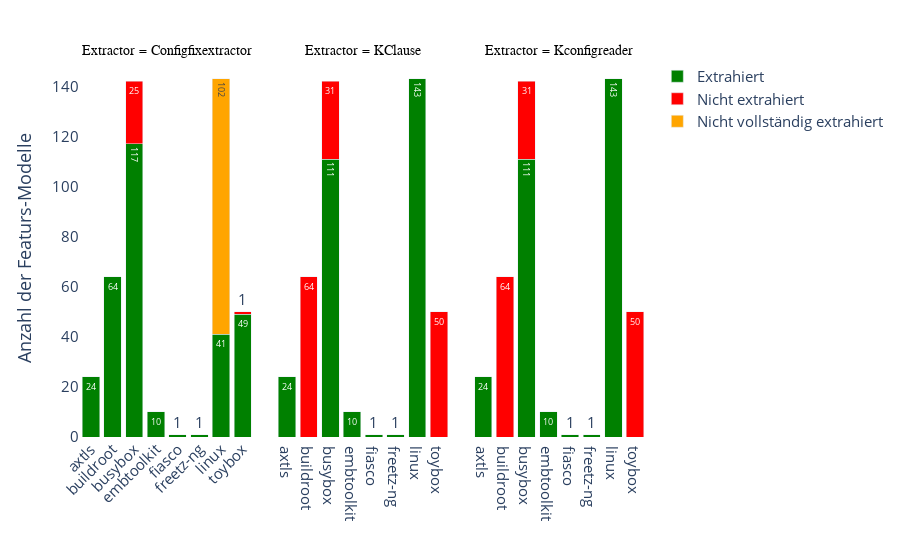

The code cell stored with this chart in its notebook:
### Code cell
import pandas as pd
import plotly.express as px

# Daten importieren
file_configfixextractor = '/home/rami/configFixextractor/kconfig/output.csv'
file_kmax = '/home/rami/kmax/kconfig/output.csv'
file_Kconfigreader = '/home/rami/Kconfigreader/kconfig/output.csv'

df_configfixextractor = pd.read_csv(file_configfixextractor)
df_kmax = pd.read_csv(file_kmax)
df_Kconfigreader = pd.read_csv(file_Kconfigreader)

# Relevante Spalten extrahieren und 'Extractor' hinzufügen
df_configfixextractor_filtered = df_configfixextractor[['system', 'revision', 'model-file']].copy()
df_configfixextractor_filtered['Extractor'] = 'Configfixextractor'

df_kmax_filtered = df_kmax[['system', 'revision', 'model-file']].copy()
df_kmax_filtered['Extractor'] = 'KClause'

df_Kconfigreader_filtered = df_Kconfigreader[['system', 'revision', 'model-file']].copy()
df_Kconfigreader_filtered['Extractor'] = 'Kconfigreader'

# Alle DataFrames kombinieren
df_combined = pd.concat([df_configfixextractor_filtered, df_kmax_filtered, df_Kconfigreader_filtered], ignore_index=True)

# Status basierend auf 'model-file' für extrahierte und nicht extrahierte Modelle
df_combined['status'] = df_combined.apply(
    lambda row: 'Extrahierte Feature-Modelle' if pd.notna(row['model-file']) else 'Nicht extrahierte Feature-Modelle',
    axis=1
)


1+4

# Fehlerstatus für ConfigFixExtractor von v2.5.45 bis v4.18
def error_status(row):
    # Fehler nur für 'Configfixextractor' und wenn Revision zwischen v2.5.45 und v4.18 liegt
    if row['Extractor'] == 'Configfixextractor' and 'v2.5.45' <= row['revision'] <= 'v4.18':
        return 'Nicht vollständig extrahiert'
    if pd.notna(row['model-file']):
        return 'Extrahiert'
    return 'Nicht extrahiert'

df_combined['error_status'] = df_combined.apply(error_status, axis=1)

# Zusammenfassung der Daten für das Diagramm
df_summary_combined = df_combined.groupby(['system', 'status', 'Extractor', 'error_status']).size().reset_index(name='count')

# Diagramm erstellen
fig_combined = px.bar(
    df_summary_combined,
    x='system',
    y='count',
    color='error_status',  # Fehlerstatus als Farbkategorie
    facet_col='Extractor',  # Separate Diagramme für jeden Extractor
    labels={'count': 'Anzahl der Featurs-Modelle', 'system': '', 'status': 'Extraktionsstatus'},
    text='count',  # Anzahl der Werte anzeigen
    color_discrete_map={
        'Extrahiert': 'green',  
        'Nicht vollständig extrahiert': 'orange', 
        'Nicht extrahiert': 'red'  # Nicht extrahiert in rot
    },
    facet_col_spacing=0.04,  # Etwas Platz zwischen den Facetten
    facet_row_spacing=0.1    # Etwas Platz zwischen den Reihen
)

# Layout anpassen
fig_combined.update_layout(
    xaxis_title='',  # x-Achse nur einmalig in der Mitte
    font=dict(size=15),
    legend_title='',
    xaxis_tickangle=-45,
    barmode='stack',  # Stacked Bar für die verschiedenen Status
    plot_bgcolor='white',
    paper_bgcolor='white',
    yaxis=dict(
        showticklabels=True,  # y-Achse ohne Beschriftungen
        showgrid=True        # Kein Gitternetz
    ),
    title_x=0.5,  # Titel mittig ausrichten
    title={'text': '', 'x': 0.5, 'xanchor': 'center'},  # Globaler Titel hinzufügen
)

# Facetten Titel mit der Form "Extractor = Configfixextractor" anzeigen
fig_combined.for_each_annotation(lambda a: a.update(text=f"Extractor = {a.text.split('=')[-1]}", font_size=14, font_family="Arial", font_color="black"))

# Diagramm anzeigen
fig_combined.show()

### Figure 1 — Plotly figure (JSON) as saved in the notebook; plotly's stock layout.template omitted (floating-point values rounded to 4 significant figures)
{"data": [{"alignmentgroup": "True", "hovertemplate": "error_status=Extrahiert<br>Extractor=Configfixextractor<br>=%{x}<br>Anzahl der Featurs-Modelle=%{text}<extra></extra>", "legendgroup": "Extrahiert", "marker": {"color": "green", "pattern": {"shape": ""}}, "name": "Extrahiert", "offsetgroup": "Extrahiert", "orientation": "v", "showlegend": true, "text": [24, 64, 117, 10, 1, 1, 41, 49], "textposition": "auto", "type": "bar", "x": ["axtls", "buildroot", "busybox", "embtoolkit", "fiasco", "freetz-ng", "linux", "toybox"], "xaxis": "x", "y": [24, 64, 117, 10, 1, 1, 41, 49], "yaxis": "y"}, {"alignmentgroup": "True", "hovertemplate": "error_status=Extrahiert<br>Extractor=KClause<br>=%{x}<br>Anzahl der Featurs-Modelle=%{text}<extra></extra>", "legendgroup": "Extrahiert", "marker": {"color": "green", "pattern": {"shape": ""}}, "name": "Extrahiert", "offsetgroup": "Extrahiert", "orientation": "v", "showlegend": false, "text": [24, 111, 10, 1, 1, 143], "textposition": "auto", "type": "bar", "x": ["axtls", "busybox", "embtoolkit", "fiasco", "freetz-ng", "linux"], "xaxis": "x2", "y": [24, 111, 10, 1, 1, 143], "yaxis": "y2"}, {"alignmentgroup": "True", "hovertemplate": "error_status=Extrahiert<br>Extractor=Kconfigreader<br>=%{x}<br>Anzahl der Featurs-Modelle=%{text}<extra></extra>", "legendgroup": "Extrahiert", "marker": {"color": "green", "pattern": {"shape": ""}}, "name": "Extrahiert", "offsetgroup": "Extrahiert", "orientation": "v", "showlegend": false, "text": [24, 111, 10, 1, 1, 143], "textposition": "auto", "type": "bar", "x": ["axtls", "busybox", "embtoolkit", "fiasco", "freetz-ng", "linux"], "xaxis": "x3", "y": [24, 111, 10, 1, 1, 143], "yaxis": "y3"}, {"alignmentgroup": "True", "hovertemplate": "error_status=Nicht extrahiert<br>Extractor=Configfixextractor<br>=%{x}<br>Anzahl der Featurs-Modelle=%{text}<extra></extra>", "legendgroup": "Nicht extrahiert", "marker": {"color": "red", "pattern": {"shape": ""}}, "name": "Nicht extrahiert", "offsetgroup": "Nicht extrahiert", "orientation": "v", "showlegend": true, "text": [25, 1], "textposition": "auto", "type": "bar", "x": ["busybox", "toybox"], "xaxis": "x", "y": [25, 1], "yaxis": "y"}, {"alignmentgroup": "True", "hovertemplate": "error_status=Nicht extrahiert<br>Extractor=KClause<br>=%{x}<br>Anzahl der Featurs-Modelle=%{text}<extra></extra>", "legendgroup": "Nicht extrahiert", "marker": {"color": "red", "pattern": {"shape": ""}}, "name": "Nicht extrahiert", "offsetgroup": "Nicht extrahiert", "orientation": "v", "showlegend": false, "text": [64, 31, 50], "textposition": "auto", "type": "bar", "x": ["buildroot", "busybox", "toybox"], "xaxis": "x2", "y": [64, 31, 50], "yaxis": "y2"}, {"alignmentgroup": "True", "hovertemplate": "error_status=Nicht extrahiert<br>Extractor=Kconfigreader<br>=%{x}<br>Anzahl der Featurs-Modelle=%{text}<extra></extra>", "legendgroup": "Nicht extrahiert", "marker": {"color": "red", "pattern": {"shape": ""}}, "name": "Nicht extrahiert", "offsetgroup": "Nicht extrahiert", "orientation": "v", "showlegend": false, "text": [64, 31, 50], "textposition": "auto", "type": "bar", "x": ["buildroot", "busybox", "toybox"], "xaxis": "x3", "y": [64, 31, 50], "yaxis": "y3"}, {"alignmentgroup": "True", "hovertemplate": "error_status=Nicht vollständig extrahiert<br>Extractor=Configfixextractor<br>=%{x}<br>Anzahl der Featurs-Modelle=%{text}<extra></extra>", "legendgroup": "Nicht vollständig extrahiert", "marker": {"color": "orange", "pattern": {"shape": ""}}, "name": "Nicht vollständig extrahiert", "offsetgroup": "Nicht vollständig extrahiert", "orientation": "v", "showlegend": true, "text": [102], "textposition": "auto", "type": "bar", "x": ["linux"], "xaxis": "x", "y": [102], "yaxis": "y"}], "layout": {"annotations": [{"font": {"color": "black", "family": "Arial", "size": 14}, "showarrow": false, "text": "Extractor = Configfixextractor", "x": 0.1533, "xanchor": "center", "xref": "paper", "y": 1, "yanchor": "bottom", "yref": "paper"}, {"font": {"color": "black", "family": "Arial", "size": 14}, "showarrow": false, "text": "Extractor = KClause", "x": 0.5, "xanchor": "center", "xref": "paper", "y": 1, "yanchor": "bottom", "yref": "paper"}, {"font": {"color": "black", "family": "Arial", "size": 14}, "showarrow": false, "text": "Extractor = Kconfigreader", "x": 0.8467, "xanchor": "center", "xref": "paper", "y": 1, "yanchor": "bottom", "yref": "paper"}], "barmode": "stack", "font": {"size": 15}, "legend": {"title": {"text": ""}, "tracegroupgap": 0}, "margin": {"t": 60}, "paper_bgcolor": "white", "plot_bgcolor": "white", "title": {"text": "", "x": 0.5, "xanchor": "center"}, "xaxis": {"anchor": "y", "domain": [0, 0.3067], "tickangle": -45, "title": {"text": ""}}, "xaxis2": {"anchor": "y2", "domain": [0.3467, 0.6533], "matches": "x", "title": {"text": ""}}, "xaxis3": {"anchor": "y3", "domain": [0.6933, 1.0], "matches": "x", "title": {"text": ""}}, "yaxis": {"anchor": "x", "domain": [0, 1], "showgrid": true, "showticklabels": true, "title": {"text": "Anzahl der Featurs-Modelle"}}, "yaxis2": {"anchor": "x2", "domain": [0, 1], "matches": "y", "showticklabels": false}, "yaxis3": {"anchor": "x3", "domain": [0, 1], "matches": "y", "showticklabels": false}}}
